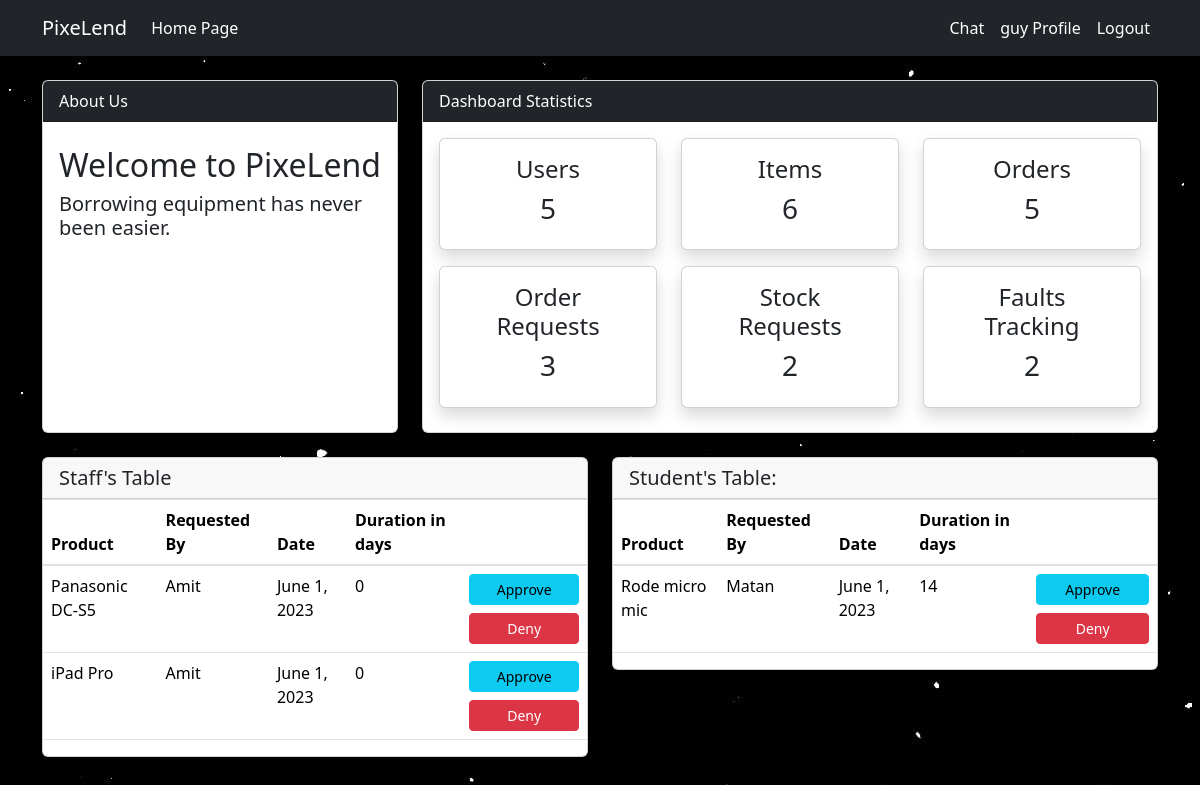
The app's page /requests (signed in) with its own data.
### dashboard/models.py (models this page shows, shortened)
class Request(models.Model):
    name = models.CharField(max_length=100, null=True)
    username = models.CharField(max_length=100, null=True)
    date = models.DateField()
    period = models.PositiveIntegerField(null=True)

### dashboard/views.py (the view)
# urls.py: path("requests", views.requests, name="dashboard-requests"),
@login_required(login_url="user-login")
def requests(request):
    customer = User.objects.filter(groups__in=[1, 2, 3])
    customer_count = customer.count()
    product = Product.objects.all()
    product_count = product.count()
    rented = Rented.objects.all()
    rented_count = rented.count()
    requests = Request.objects.all()
    requests_count = requests.count()
    stock = Stock_request.objects.all()
    stock_count = stock.count()
    faults = Faults.objects.all()
    faults_count = faults.count()
    studentlist = User.objects.filter(groups__in=[2])
    stafflist = User.objects.filter(groups__in=[3])
    context = {
        "customer": customer,
        "customer_count": customer_count,
        "product_count": product_count,
        "rented_count": rented_count,
        "request_count": requests_count,
        "requests": requests,
        "stock_count": stock_count,
        "faults_count": faults_count,
        "studentlist" : studentlist,
        "stafflist" : stafflist,
    }
    return render(request, "dashboard/customer_requests.html", context)

### templates/dashboard/customer_requests.html (shortened to what this page needs)
{% extends 'partials/base.html' %}
{% block content %}
{% include 'partials/topside.html' %}
<div class="row my-4">
  <div class="col-md-6">
    <div class="card">
      <h5 class="card-header">Staff's Table</h5>
      <table class="table bg-white">
        <thead class="bg-dark text-white">
          <tr>
            <th scope="col">Product</th>
            <th scope="col">Requested By</th>
            <th scope="col">Date</th>
            <th scope="col">Duration in days</th>
            <th scope="col"></th>
          </tr>
        </thead>
        <tbody>
          {% for request in requests %}
          {% for user in stafflist %}
          {% if user.username == request.username %}
          <tr>
            <td>{{ request.name }}</td>
            <td>{{ request.username }}</td>
            <td>{{ request.date }}</td>
            <td>{{ request.period }}</td>
            <td>
              <a class="btn btn-info btn-sm mr-2 btn-block"
                href="{% url 'dashboard-request-approve' request.name request.username request.period %}">
                Approve
              </a>
              <a class="btn btn-danger btn-sm mr-2 btn-block"
                href="{% url 'deny' request.name request.username request.date request.period %}">
                Deny
              </a>
            </td>
          </tr>
          {% endif %}
          {% endfor %}
          {% endfor %}
        </tbody>
      </table>
    </div>
  </div>
  <div class="col-md-6">
    <div class="card">
      <h5 class="card-header">Student's Table:</h5>
      <table class="table bg-white">
        <thead class="bg-dark text-white">
          <tr>
            <th scope="col">Product</th>
            <th scope="col">Requested By</th>
            <th scope="col">Date</th>
            <th scope="col">Duration in days</th>
            <th scope="col"></th>
          </tr>
        </thead>
        <tbody>
          {% for request in requests %}
          {% for user in studentlist %}
          {% if user.username == request.username %}
          <tr>
            <td>{{ request.name }}</td>
            <td>{{ request.username }}</td>
            <td>{{ request.date }}</td>
            <td>{{ request.period }}</td>
            <td>
              <a class="btn btn-info btn-sm mr-2 btn-block"
                href="{% url 'dashboard-request-approve' request.name request.username request.period %}">
                Approve
              </a>
              <a class="btn btn-danger btn-sm mr-2 btn-block"
                href="{% url 'deny' request.name request.username request.date request.period %}">
                Deny
              </a>
            </td>
          </tr>
          {% endif %}
          {% endfor %}
          {% endfor %}
        </tbody>
      </table>
    </div>
  </div>
</div>
{% endblock %}

### templates/partials/nav.html (shortened to what this page needs)
<nav class="navbar navbar-expand-lg navbar-info bg-dark">
    <div class="container">
        {% if user.is_authenticated %}
        <a class="navbar-brand text-white" href="{% url 'dashboard-index' %}">PixeLend</a>
        <div class="collapse navbar-collapse" id="navbarSupportedContent">
            <ul class="navbar-nav mr-auto">
                <li class="nav-item active">
                    <a class="nav-link text-white" href="{% url 'dashboard-index' %}">Home Page </a>
                </li>
            </ul>
            <ul class="navbar-nav ml-auto">
                <li class="nav-item">
                    <a class="nav-link text-white" href="{% url 'dashboard-chat' %}">Chat</a>
                </li>
                <li class="nav-item active">
                    <a class="nav-link text-white" href="{% url 'user-profile' %}">{{ user.username }} Profile
                        <span class="sr-only">(current)</span></a>
                </li>
                <li class="nav-item">
                    <a class="nav-link text-white" href="{% url 'user-logout' %}">Logout</a>
                </li>
            </ul>
            {% endif %}
        </div>
    </div>
</nav>

### static/style.css (style rules this page uses)
body { background: rgb(230, 227, 227); }

### records on screen
Request: name "Panasonic DC-S5", username "Amit", date "June 1, 2023", period "0"
Request: name "iPad Pro", username "Amit", date "June 1, 2023", period "0"
Request: name "Rode micro mic", username "Matan", date "June 1, 2023", period "14"

### other values on screen
{{ user.username }} "guy"
{{ customer_count }} "5"
{{ product_count }} "6"
{{ rented_count }} "5"
{{ request_count }} "3"
{{ stock_count }} "2"
{{ faults_count }} "2"
